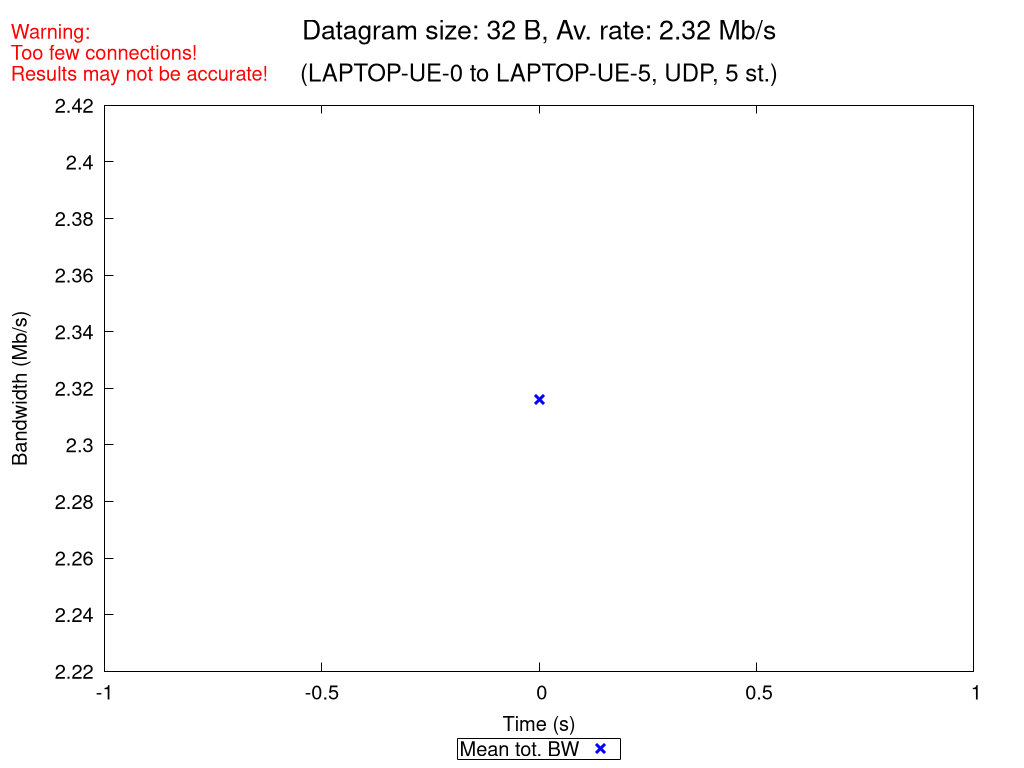

The script that saved this image:
set terminal pngcairo nocrop enhanced size 1024,768 font "Verdana,15"
set output "UDP_5_st_2020_10_12_12-56-35_one2two_00032B.png"

set title "{/=20 Datagram size: 32 B, Av. rate: 2.32 Mb/s}\n\n{/=18 (LAPTOP-UE-0 to LAPTOP-UE-5, UDP, 5 st.)}"
set label "Warning:\nToo few connections!\nResults may not be accurate!" at screen 0.01, screen 0.96 tc rgb "red"

set xlabel "Time (s)"
set ylabel "Bandwidth (Mb/s)"
set ytics nomirror
set key bmargin center horizontal box samplen 1 width -1
set bmargin 4.6
set rmargin 4.5

rf = 1000000.0  # rate factor
set style fill transparent solid 0.2 noborder
set autoscale xfix
plot "UDP_5_st_2020_10_12_12-56-35_one2two_00032B_iperf_processed.dat" using 1:($2/rf-$3/rf):($2/rf+$3/rf) with filledcurves lc rgb "blue" notitle, \
     "" using 1:($2/rf) with points pt 2 ps 1.5 lw 3 lc rgb "blue" title "Mean tot. BW", \
